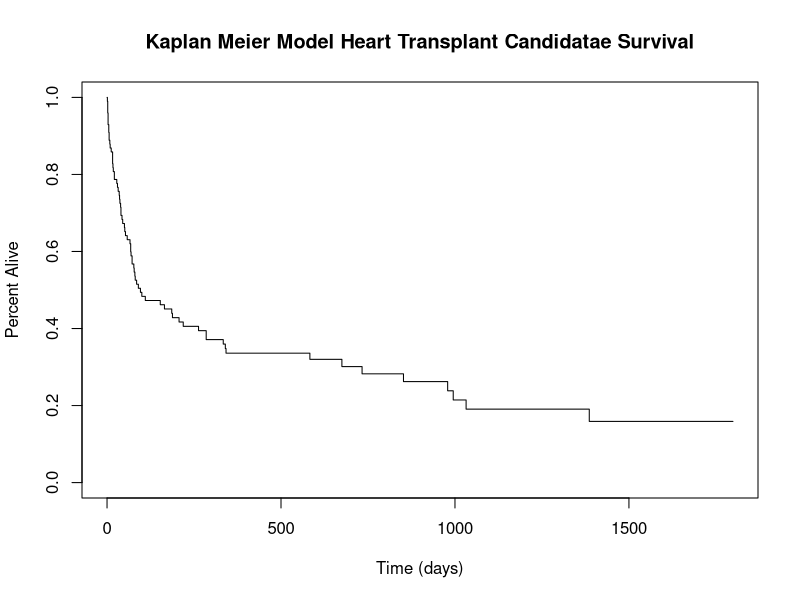
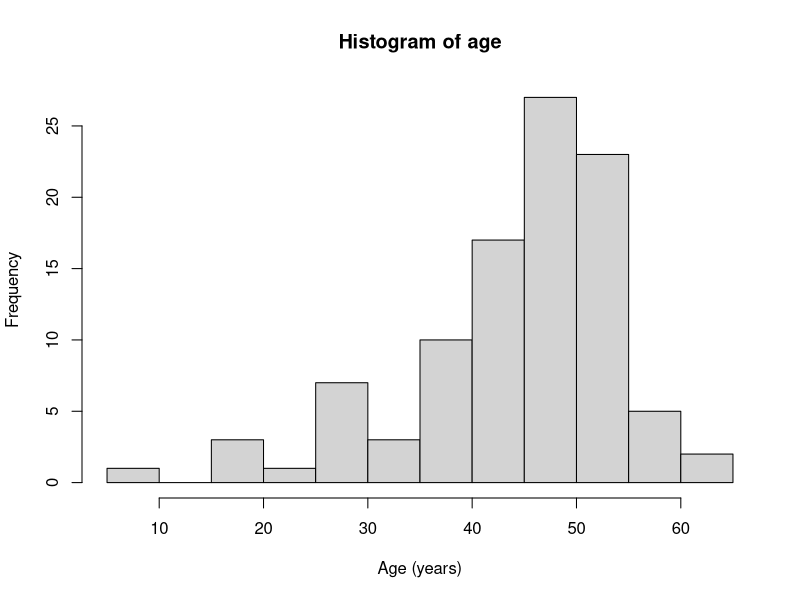
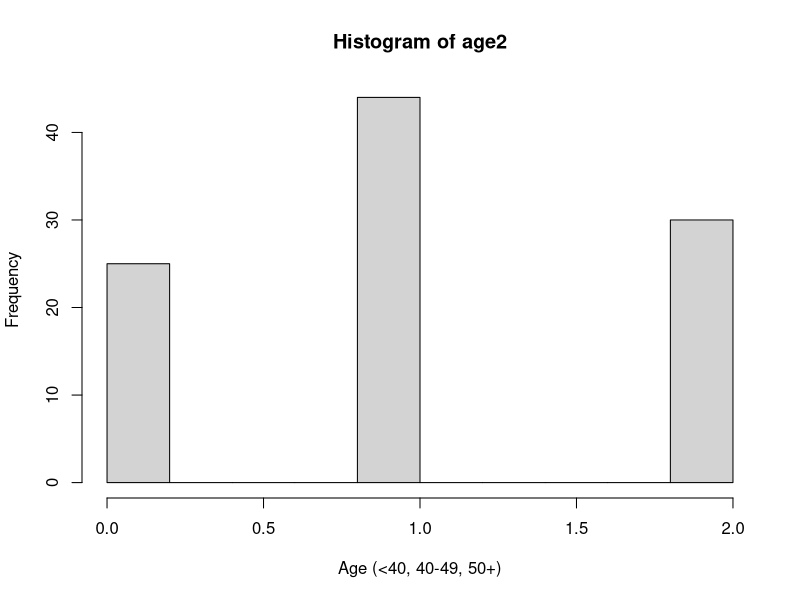
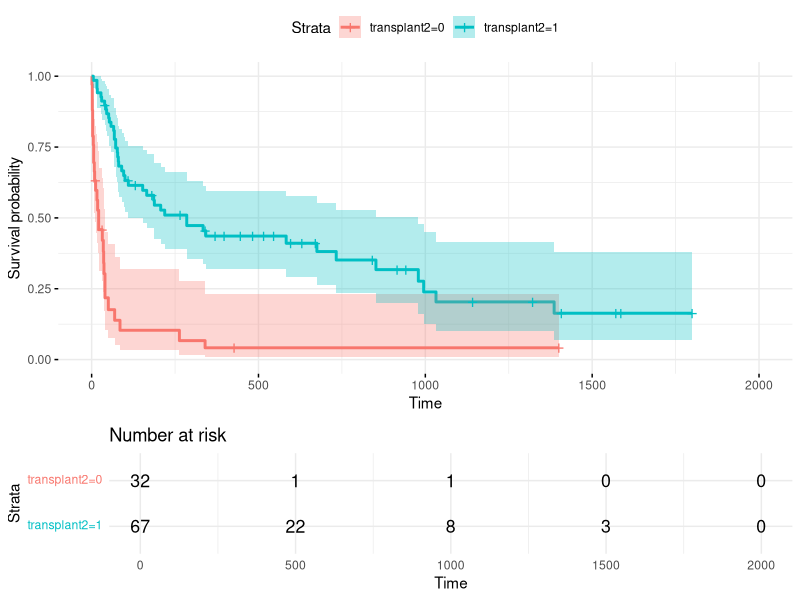

Write the R code that produced these figures, in order.
## ---- chunk 1
#| echo: false
#import dataset
heart_transplant <- read.csv("./heart_transplant.csv")

#load neaded libraries
library(survival)

#generate numeric column for survived from character
heart_transplant$survived2 <- as.numeric(ifelse(heart_transplant$survived=="dead",1,0))

#generate kaplan meier model
km.model <- survfit(Surv(heart_transplant$survtime,heart_transplant$survived2)~1)

#plot model
plot(km.model, conf.int=F, xlab = "Time (days)", ylab = "Percent Alive", main="Kaplan Meier Model Heart Transplant Candidatae Survival")
## ---- chunk 2
#| code-fold: true
#| code-summary: "Show the code for data conversion"
#| output: false
#load needed libraries
library(survival)
#install.packages("survminer")
library(survminer)
#import dataset
heart_transplant <- read.csv("./heart_transplant.csv")
#generate numeric columns for survived, prior, and transplant from existing charachter columns
heart_transplant$survived2 <- as.numeric(ifelse(heart_transplant$survived=="dead",1,0))
heart_transplant$prior2 <- as.numeric(ifelse(heart_transplant$prior=="yes",1,0))
heart_transplant$transplant2 <- as.numeric(ifelse(heart_transplant$transplant=="treatment",1,0))
heart_transplant$age2 <- as.numeric(ifelse(heart_transplant$age<41,0,ifelse(heart_transplant$age<51,1,2)))
attach(heart_transplant)
## ---- chunk 3
hist(age, xlab="Age (years)")
## ---- chunk 4
hist(age2, xlab="Age (<40, 40-49, 50+)")
## ---- chunk 5
all_strTrtmnt.mod <- coxph(Surv(survtime, survived2)~ age + prior2 + strata(transplant2))
## ---- chunk 6
ggsurvplot(survfit(all_strTrtmnt.mod), data=heart_transplant, ggtheme = theme_minimal(), conf.int=TRUE, risk.table=TRUE, tables.height = 0.3, tables.theme = theme_minimal())
